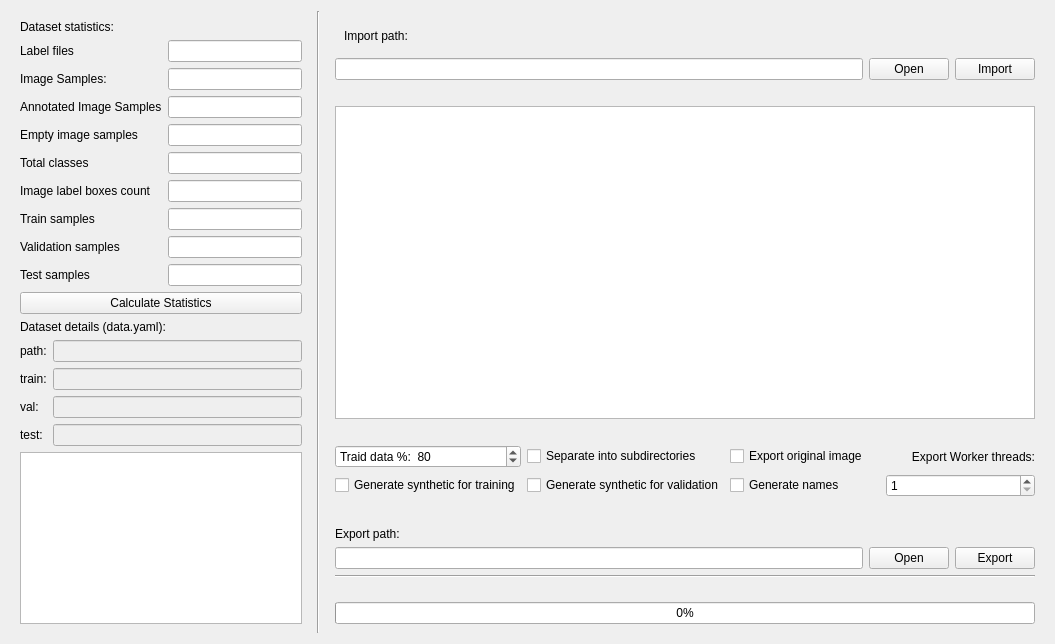
<?xml version="1.0" encoding="UTF-8"?>
<ui version="4.0">
 <class>DatasetManager</class>
 <widget class="QWidget" name="DatasetManager">
  <property name="geometry">
   <rect>
    <x>0</x>
    <y>0</y>
    <width>1055</width>
    <height>644</height>
   </rect>
  </property>
  <property name="minimumSize">
   <size>
    <width>1055</width>
    <height>616</height>
   </size>
  </property>
  <property name="windowTitle">
   <string>Form</string>
  </property>
  <layout class="QGridLayout" name="gridLayout_2" columnstretch="0,0,1">
   <item row="0" column="0" rowspan="2">
    <widget class="QWidget" name="detailsWidget" native="true">
     <property name="sizePolicy">
      <sizepolicy hsizetype="Minimum" vsizetype="Expanding">
       <horstretch>0</horstretch>
       <verstretch>0</verstretch>
      </sizepolicy>
     </property>
     <property name="minimumSize">
      <size>
       <width>300</width>
       <height>0</height>
      </size>
     </property>
     <layout class="QVBoxLayout" name="verticalLayout">
      <item>
       <layout class="QFormLayout" name="statisticsForm">
        <item row="1" column="0">
         <widget class="QLabel" name="labelFilesLabel">
          <property name="text">
           <string>Label files</string>
          </property>
         </widget>
        </item>
        <item row="1" column="1">
         <widget class="QLineEdit" name="labelFilesLineEdit"/>
        </item>
        <item row="2" column="0">
         <widget class="QLabel" name="imagesSamplesLabel">
          <property name="text">
           <string>Image Samples:</string>
          </property>
         </widget>
        </item>
        <item row="2" column="1">
         <widget class="QLineEdit" name="imageSamplesLineEdit"/>
        </item>
        <item row="3" column="0">
         <widget class="QLabel" name="annotatedSamplesLabel">
          <property name="text">
           <string>Annotated Image Samples</string>
          </property>
         </widget>
        </item>
        <item row="3" column="1">
         <widget class="QLineEdit" name="annotatedLineEdit"/>
        </item>
        <item row="4" column="0">
         <widget class="QLabel" name="emptySamplesLabel">
          <property name="text">
           <string>Empty image samples</string>
          </property>
         </widget>
        </item>
        <item row="4" column="1">
         <widget class="QLineEdit" name="emptySamplesLineEdit"/>
        </item>
        <item row="5" column="0">
         <widget class="QLabel" name="classesLabel">
          <property name="text">
           <string>Total classes</string>
          </property>
         </widget>
        </item>
        <item row="5" column="1">
         <widget class="QLineEdit" name="totalClassesLineEdit"/>
        </item>
        <item row="6" column="0">
         <widget class="QLabel" name="imageLabelBoxesLabel">
          <property name="text">
           <string>Image label boxes count</string>
          </property>
         </widget>
        </item>
        <item row="6" column="1">
         <widget class="QLineEdit" name="labelBoxesLineEdit"/>
        </item>
        <item row="0" column="0">
         <widget class="QLabel" name="datasetStatisticsLabel">
          <property name="text">
           <string>Dataset statistics:</string>
          </property>
         </widget>
        </item>
        <item row="7" column="0">
         <widget class="QLabel" name="trainSamplesLabel">
          <property name="text">
           <string>Train samples</string>
          </property>
         </widget>
        </item>
        <item row="8" column="0">
         <widget class="QLabel" name="valSamplesLabel">
          <property name="text">
           <string>Validation samples</string>
          </property>
         </widget>
        </item>
        <item row="9" column="0">
         <widget class="QLabel" name="testSamplesLabel">
          <property name="text">
           <string>Test samples</string>
          </property>
         </widget>
        </item>
        <item row="7" column="1">
         <widget class="QLineEdit" name="trainSamplesLineEdit"/>
        </item>
        <item row="8" column="1">
         <widget class="QLineEdit" name="valSamplesLineEdit"/>
        </item>
        <item row="9" column="1">
         <widget class="QLineEdit" name="testSamplesLineEdit"/>
        </item>
       </layout>
      </item>
      <item>
       <widget class="QPushButton" name="calcStatisticsButton">
        <property name="text">
         <string>Calculate Statistics</string>
        </property>
       </widget>
      </item>
      <item>
       <widget class="QLabel" name="datasetDetailsLabel">
        <property name="text">
         <string>Dataset details (data.yaml):</string>
        </property>
       </widget>
      </item>
      <item>
       <layout class="QFormLayout" name="detailsForm">
        <item row="0" column="0">
         <widget class="QLabel" name="dataPathLabel">
          <property name="text">
           <string>path:</string>
          </property>
         </widget>
        </item>
        <item row="0" column="1">
         <widget class="QLineEdit" name="dataPathLineEdit">
          <property name="enabled">
           <bool>false</bool>
          </property>
         </widget>
        </item>
        <item row="1" column="0">
         <widget class="QLabel" name="trainLabel">
          <property name="text">
           <string>train:</string>
          </property>
         </widget>
        </item>
        <item row="1" column="1">
         <widget class="QLineEdit" name="trainLineEdit">
          <property name="enabled">
           <bool>false</bool>
          </property>
         </widget>
        </item>
        <item row="2" column="0">
         <widget class="QLabel" name="valLabel">
          <property name="text">
           <string>val:</string>
          </property>
         </widget>
        </item>
        <item row="2" column="1">
         <widget class="QLineEdit" name="valLineEdit">
          <property name="enabled">
           <bool>false</bool>
          </property>
         </widget>
        </item>
        <item row="3" column="0">
         <widget class="QLabel" name="testLabel">
          <property name="text">
           <string>test:</string>
          </property>
         </widget>
        </item>
        <item row="3" column="1">
         <widget class="QLineEdit" name="testLineEdit">
          <property name="enabled">
           <bool>false</bool>
          </property>
         </widget>
        </item>
       </layout>
      </item>
      <item>
       <widget class="LabelSelectorTreeView" name="classesTreeView"/>
      </item>
     </layout>
    </widget>
   </item>
   <item row="0" column="1" rowspan="2">
    <widget class="Line" name="line_3">
     <property name="orientation">
      <enum>Qt::Orientation::Vertical</enum>
     </property>
    </widget>
   </item>
   <item row="0" column="2">
    <widget class="QWidget" name="importExportWidget" native="true">
     <property name="sizePolicy">
      <sizepolicy hsizetype="Expanding" vsizetype="Expanding">
       <horstretch>0</horstretch>
       <verstretch>0</verstretch>
      </sizepolicy>
     </property>
     <layout class="QGridLayout" name="gridLayout">
      <item row="4" column="0" colspan="3">
       <spacer name="horizontalSpacer">
        <property name="orientation">
         <enum>Qt::Orientation::Horizontal</enum>
        </property>
        <property name="sizeHint" stdset="0">
         <size>
          <width>40</width>
          <height>20</height>
         </size>
        </property>
       </spacer>
      </item>
      <item row="0" column="0" colspan="2">
       <widget class="QWidget" name="importWidget" native="true">
        <layout class="QHBoxLayout" name="horizontalLayout_2">
         <item>
          <widget class="QLabel" name="importLabel">
           <property name="text">
            <string>Import path:</string>
           </property>
          </widget>
         </item>
        </layout>
       </widget>
      </item>
      <item row="11" column="0" colspan="3">
       <widget class="Line" name="line">
        <property name="orientation">
         <enum>Qt::Orientation::Horizontal</enum>
        </property>
       </widget>
      </item>
      <item row="3" column="0" colspan="3">
       <widget class="ImageSampleTreeView" name="imageSampleTreeView"/>
      </item>
      <item row="9" column="2">
       <widget class="QPushButton" name="exportButton">
        <property name="text">
         <string>Export</string>
        </property>
       </widget>
      </item>
      <item row="1" column="2">
       <widget class="QPushButton" name="importButton">
        <property name="text">
         <string>Import</string>
        </property>
       </widget>
      </item>
      <item row="5" column="0" colspan="3">
       <layout class="QGridLayout" name="gridLayout_3">
        <item row="0" column="4">
         <widget class="QLabel" name="workerThreadsLabel">
          <property name="text">
           <string>Export Worker threads:</string>
          </property>
          <property name="alignment">
           <set>Qt::AlignmentFlag::AlignRight|Qt::AlignmentFlag::AlignTrailing|Qt::AlignmentFlag::AlignVCenter</set>
          </property>
         </widget>
        </item>
        <item row="0" column="2">
         <widget class="QCheckBox" name="exportOriginalCheckBox">
          <property name="text">
           <string>Export original image</string>
          </property>
         </widget>
        </item>
        <item row="2" column="4">
         <widget class="QSpinBox" name="workerThreadsSpinBox">
          <property name="minimum">
           <number>1</number>
          </property>
          <property name="maximum">
           <number>64</number>
          </property>
         </widget>
        </item>
        <item row="0" column="1">
         <widget class="QCheckBox" name="separateCheckBox">
          <property name="text">
           <string>Separate into subdirectories</string>
          </property>
         </widget>
        </item>
        <item row="0" column="0">
         <widget class="QSpinBox" name="trainPercentSpinBox">
          <property name="prefix">
           <string>Traid data %:  </string>
          </property>
          <property name="maximum">
           <number>100</number>
          </property>
          <property name="value">
           <number>80</number>
          </property>
         </widget>
        </item>
        <item row="2" column="2">
         <widget class="QCheckBox" name="genNamesCheckBox">
          <property name="text">
           <string>Generate names</string>
          </property>
         </widget>
        </item>
        <item row="2" column="1">
         <widget class="QCheckBox" name="genSyntheticValCheckBox">
          <property name="text">
           <string>Generate synthetic for validation</string>
          </property>
         </widget>
        </item>
        <item row="2" column="0">
         <widget class="QCheckBox" name="genSyntheticTrainCheckBox">
          <property name="text">
           <string>Generate synthetic for training</string>
          </property>
         </widget>
        </item>
       </layout>
      </item>
      <item row="9" column="0">
       <widget class="QLineEdit" name="exportLineEdit"/>
      </item>
      <item row="8" column="0">
       <widget class="QLabel" name="exportLabel">
        <property name="text">
         <string>Export path:</string>
        </property>
       </widget>
      </item>
      <item row="9" column="1">
       <widget class="QPushButton" name="exportOpenButton">
        <property name="text">
         <string>Open</string>
        </property>
       </widget>
      </item>
      <item row="1" column="1">
       <widget class="QPushButton" name="importOpenButton">
        <property name="text">
         <string>Open</string>
        </property>
       </widget>
      </item>
      <item row="2" column="0" colspan="3">
       <spacer name="horizontalSpacer_2">
        <property name="orientation">
         <enum>Qt::Orientation::Horizontal</enum>
        </property>
        <property name="sizeHint" stdset="0">
         <size>
          <width>40</width>
          <height>20</height>
         </size>
        </property>
       </spacer>
      </item>
      <item row="1" column="0">
       <widget class="QLineEdit" name="importLineEdit"/>
      </item>
      <item row="6" column="0" colspan="2">
       <widget class="QWidget" name="exportWorkersWidget" native="true">
        <property name="sizePolicy">
         <sizepolicy hsizetype="Minimum" vsizetype="Preferred">
          <horstretch>0</horstretch>
          <verstretch>0</verstretch>
         </sizepolicy>
        </property>
        <layout class="QHBoxLayout" name="horizontalLayout_3"/>
       </widget>
      </item>
     </layout>
    </widget>
   </item>
   <item row="1" column="2">
    <widget class="QWidget" name="exportWidget" native="true">
     <property name="enabled">
      <bool>true</bool>
     </property>
     <layout class="QHBoxLayout" name="horizontalLayout">
      <item>
       <widget class="QProgressBar" name="exportProgressBar">
        <property name="enabled">
         <bool>true</bool>
        </property>
        <property name="value">
         <number>0</number>
        </property>
       </widget>
      </item>
     </layout>
    </widget>
   </item>
  </layout>
 </widget>
 <customwidgets>
  <customwidget>
   <class>ImageSampleTreeView</class>
   <extends>QTreeView</extends>
   <header>app.widgets.ImageSampleTreeView</header>
  </customwidget>
  <customwidget>
   <class>LabelSelectorTreeView</class>
   <extends>QTreeView</extends>
   <header>app.widgets.LabelSelectorTreeView</header>
  </customwidget>
 </customwidgets>
 <resources/>
 <connections/>
</ui>
